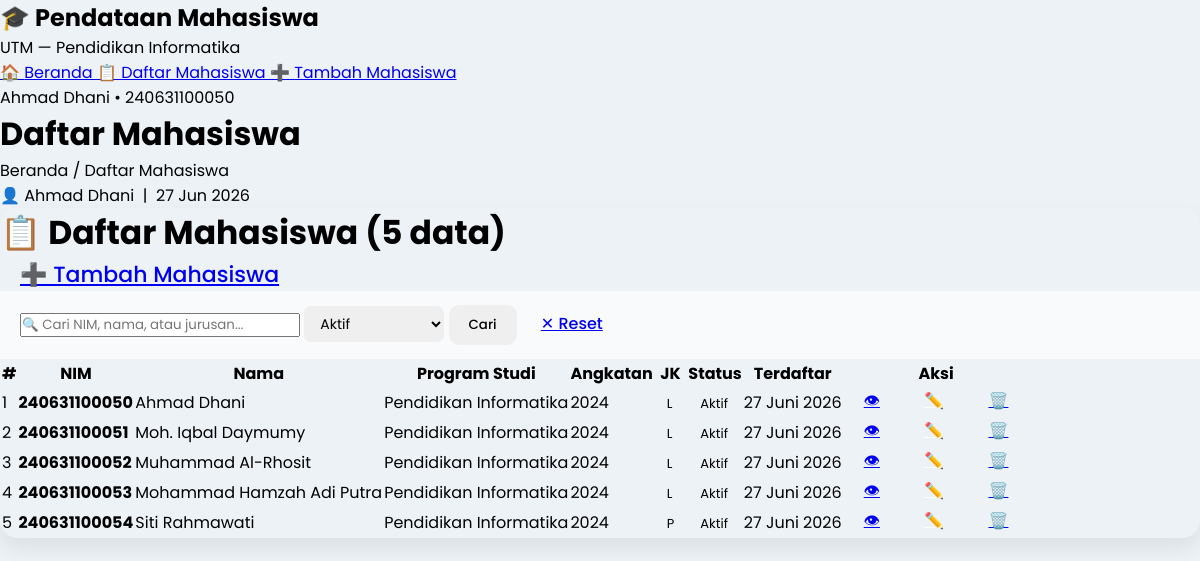
/UAS-PWEB-2526G-240631100050/daftar.php?filter_status=Aktif, run on the app's committed database.
### tables this page shows
CREATE TABLE IF NOT EXISTS mahasiswa (
    id INT AUTO_INCREMENT PRIMARY KEY,
    nim VARCHAR(20) NOT NULL UNIQUE,
    nama VARCHAR(100) NOT NULL,
    jurusan VARCHAR(100) NOT NULL,
    angkatan YEAR NOT NULL,
    jenis_kelamin ENUM('L', 'P') NOT NULL,
    email VARCHAR(100),
    no_hp VARCHAR(20),
    alamat TEXT,
    status ENUM('Aktif', 'Cuti', 'Lulus', 'DO') DEFAULT 'Aktif',
    created_at TIMESTAMP DEFAULT CURRENT_TIMESTAMP
);

### UAS-PWEB-2526G-240631100050/koneksi.php (called while the page is built, shortened)
<?php
$koneksi = mysqli_connect(DB_HOST, DB_USER, DB_PASS, DB_NAME);
mysqli_set_charset($koneksi, 'utf8');
function sanitasi($data) {
    global $koneksi;
    $data = trim($data);
    $data = stripslashes($data);
    $data = htmlspecialchars($data);
    $data = mysqli_real_escape_string($koneksi, $data);
    return $data;
}
function formatTanggal($tanggal) {
    $bulan = [
        '01' => 'Januari', '02' => 'Februari', '03' => 'Maret',
        '04' => 'April',   '05' => 'Mei',       '06' => 'Juni',
        '07' => 'Juli',    '08' => 'Agustus',   '09' => 'September',
        '10' => 'Oktober', '11' => 'November',  '12' => 'Desember'
    ];
    $parts = explode('-', date('Y-m-d', strtotime($tanggal)));
    return $parts[2] . ' ' . $bulan[$parts[1]] . ' ' . $parts[0];
}
?>

### UAS-PWEB-2526G-240631100050/daftar.php (the view, shortened to what this page needs)
<?php
require 'koneksi.php';
$search  = '';
$filter  = '';
$where   = '';
if (!empty($_GET['filter_status'])) {
    $filter = sanitasi($_GET['filter_status']);
    $where .= " AND status = '$filter'";
}
$per_page    = 10;
$page        = isset($_GET['page']) && is_numeric($_GET['page']) ? (int)$_GET['page'] : 1;
$offset      = ($page - 1) * $per_page;
$count_query = mysqli_query($koneksi, "SELECT COUNT(*) as total FROM mahasiswa WHERE 1=1 $where");
$count_row   = mysqli_fetch_assoc($count_query);
$total_data  = $count_row['total'];
$query  = "SELECT * FROM mahasiswa WHERE 1=1 $where ORDER BY created_at DESC LIMIT $per_page OFFSET $offset";
$result = mysqli_query($koneksi, $query);
require 'header.php';
?>
<div class="card">
    <div class="card-header">
        <h2>📋 Daftar Mahasiswa (<?= $total_data ?> data)</h2>
        <a href="tambah.php" class="btn btn-primary btn-sm">➕ Tambah Mahasiswa</a>
    </div>
    <div style="padding: 14px 20px; border-bottom: 1px solid var(--border); background: #f8fafc;">
        <form method="GET" action="daftar.php" class="search-bar" style="flex-wrap:wrap; gap:8px;">
            <input type="text" name="search" placeholder="🔍 Cari NIM, nama, atau jurusan..." value="<?= htmlspecialchars($search) ?>" style="width:280px;">
            <select name="filter_status" style="width:140px; padding:7px 12px; border:1.5px solid var(--border); border-radius:7px; font-size:14px;">
                <?php foreach (['Aktif','Cuti','Lulus','DO'] as $s): ?>
                <option value="<?= $s ?>" <?= $filter === $s ? 'selected' : '' ?>><?= $s ?></option>
                <?php endforeach; ?>
            </select>
            <button type="submit" class="btn btn-primary btn-sm">Cari</button>
            <?php if ($search || $filter): ?>
            <a href="daftar.php" class="btn btn-outline btn-sm">✕ Reset</a>
            <?php endif; ?>
        </form>
    </div>
    <div class="table-wrapper">
        <table>
            <thead>
                <tr>
                    <th>#</th>
                    <th>NIM</th>
                    <th>Nama</th>
                    <th>Program Studi</th>
                    <th>Angkatan</th>
                    <th>JK</th>
                    <th>Status</th>
                    <th>Terdaftar</th>
                    <th>Aksi</th>
                </tr>
            </thead>
            <tbody>
            <?php
            $no = $offset + 1;
            if (mysqli_num_rows($result) > 0):
                while ($row = mysqli_fetch_assoc($result)):
                    $badge_status = 'badge-aktif';
                    $badge_jk = $row['jenis_kelamin'] === 'L' ? 'badge-l' : 'badge-p';
                    $label_jk = $row['jenis_kelamin'] === 'L' ? 'L' : 'P';
            ?>
                <tr>
                    <td><?= $no++ ?></td>
                    <td><strong><?= htmlspecialchars($row['nim']) ?></strong></td>
                    <td><?= htmlspecialchars($row['nama']) ?></td>
                    <td><?= htmlspecialchars($row['jurusan']) ?></td>
                    <td><?= $row['angkatan'] ?></td>
                    <td><span class="badge <?= $badge_jk ?>"><?= $label_jk ?></span></td>
                    <td><span class="badge <?= $badge_status ?>"><?= $row['status'] ?></span></td>
                    <td><?= formatTanggal($row['created_at']) ?></td>
                    <td style="white-space:nowrap;">
                        <a href="detail.php?id=<?= $row['id'] ?>" class="btn btn-outline btn-sm">👁</a>
                        <a href="edit.php?id=<?= $row['id'] ?>"   class="btn btn-warning btn-sm">✏️</a>
                        <a href="hapus.php?id=<?= $row['id'] ?>"  class="btn btn-danger btn-sm btn-hapus">🗑️</a>
                    </td>
                </tr>
            <?php
                endwhile;
            endif; ?>
            </tbody>
        </table>
    </div>
</div>
<?php require 'footer.php'; ?>

### UAS-PEMWEB-2526G-240631100067/uasaan/css/style.css (style rules this page uses)
* { margin:0; padding:0; box-sizing:border-box; font-family:'Poppins',sans-serif; }
body { background:#edf2f7; }
.card { border:none; border-radius:18px; box-shadow:0 10px 25px rgba(0,0,0,.08); }
.card-header { border:none; font-size:22px; font-weight:600; }
.btn { border-radius:10px; padding:10px 20px; font-weight:500; }
.btn-primary { border:none; }
.btn-warning { color:white; border:none; }
.btn-danger { border:none; }
.badge { padding:8px 12px; font-size:13px; }

### data on the page
mahasiswa: nim "240631100050", nama "Ahmad Dhani", jurusan "Pendidikan Informatika", angkatan "2024", jenis_kelamin "L", status "Aktif", created_at "27 Juni 2026"
mahasiswa: nim "240631100051", nama "Moh. Iqbal Daymumy", jurusan "Pendidikan Informatika", angkatan "2024", jenis_kelamin "L", status "Aktif", created_at "27 Juni 2026"
mahasiswa: nim "240631100052", nama "Muhammad Al-Rhosit", jurusan "Pendidikan Informatika", angkatan "2024", jenis_kelamin "L", status "Aktif", created_at "27 Juni 2026"
mahasiswa: nim "240631100053", nama "Mohammad Hamzah Adi Putra", jurusan "Pendidikan Informatika", angkatan "2024", jenis_kelamin "L", status "Aktif", created_at "27 Juni 2026"
mahasiswa: nim "240631100054", nama "Siti Rahmawati", jurusan "Pendidikan Informatika", angkatan "2024", jenis_kelamin "P", status "Aktif", created_at "27 Juni 2026"

### other printed values
$page_title "Daftar Mahasiswa"
$breadcrumb "Beranda / Daftar Mahasiswa"
$total_data "5"
form field filter_status "Aktif"
